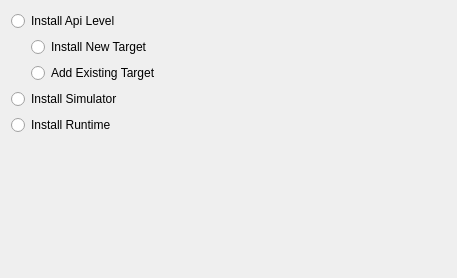
<?xml version="1.0" encoding="UTF-8"?>
<ui version="4.0">
 <class>Qnx::Internal::BlackBerryInstallWizardOptionPage</class>
 <widget class="QWidget" name="Qnx::Internal::BlackBerryInstallWizardOptionPage">
  <property name="geometry">
   <rect>
    <x>0</x>
    <y>0</y>
    <width>457</width>
    <height>278</height>
   </rect>
  </property>
  <property name="windowTitle">
   <string>Form</string>
  </property>
  <layout class="QVBoxLayout" name="verticalLayout_3">
   <item>
    <layout class="QVBoxLayout" name="verticalLayout">
     <item>
      <widget class="QRadioButton" name="apiLevelButton">
       <property name="text">
        <string>Install Api Level</string>
       </property>
      </widget>
     </item>
     <item>
      <layout class="QHBoxLayout" name="horizontalLayout">
       <item>
        <spacer name="horizontalSpacer">
         <property name="orientation">
          <enum>Qt::Horizontal</enum>
         </property>
         <property name="sizeType">
          <enum>QSizePolicy::Fixed</enum>
         </property>
         <property name="sizeHint" stdset="0">
          <size>
           <width>20</width>
           <height>0</height>
          </size>
         </property>
        </spacer>
       </item>
       <item>
        <layout class="QVBoxLayout" name="apiLevelOptionsLayout">
         <item>
          <widget class="QRadioButton" name="installButton">
           <property name="text">
            <string>Install New Target</string>
           </property>
          </widget>
         </item>
         <item>
          <widget class="QRadioButton" name="addButton">
           <property name="text">
            <string>Add Existing Target</string>
           </property>
          </widget>
         </item>
        </layout>
       </item>
      </layout>
     </item>
     <item>
      <widget class="QRadioButton" name="simulatorButton">
       <property name="text">
        <string>Install Simulator</string>
       </property>
      </widget>
     </item>
     <item>
      <widget class="QRadioButton" name="runtimeButton">
       <property name="text">
        <string>Install Runtime</string>
       </property>
      </widget>
     </item>
    </layout>
   </item>
   <item>
    <spacer name="verticalSpacer">
     <property name="orientation">
      <enum>Qt::Vertical</enum>
     </property>
     <property name="sizeHint" stdset="0">
      <size>
       <width>20</width>
       <height>40</height>
      </size>
     </property>
    </spacer>
   </item>
  </layout>
 </widget>
 <resources/>
 <connections/>
</ui>
